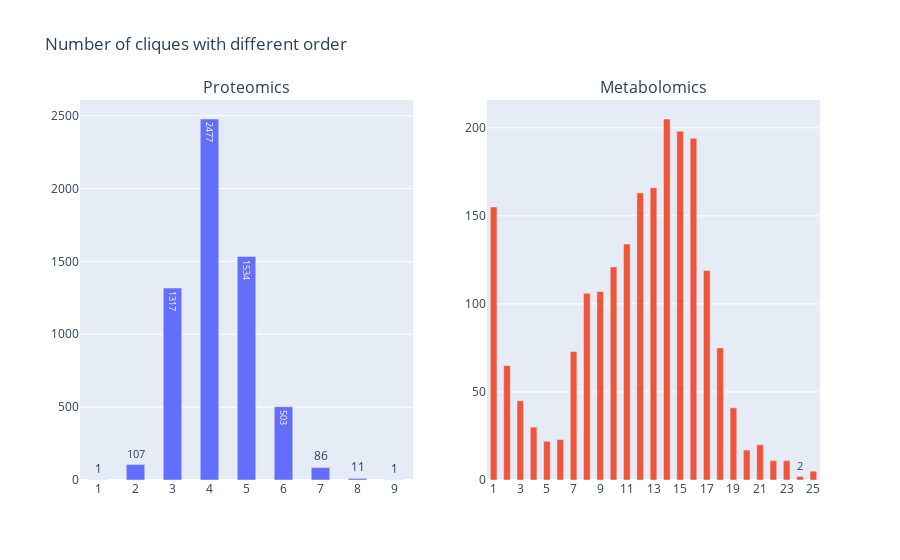

Notebook source saved alongside this figure:
### Code cell
#
# Number of cliques with diferent orders
#

fig = make_subplots(rows=1, cols=2, subplot_titles=['Proteomics', 'Metabolomics'])#go.Figure()

for n,G in enumerate([qqg, mmg]):
    plot = pd.Series([len(i) for i in nx.find_cliques(G)]).value_counts().sort_index()
    fig.add_trace(go.Bar(
        x = [str(i) for i in plot.index],
        y = plot.values,
        width=0.5,
        text=plot.values, textposition='auto', 
    ), row=1, col=n+1)

    fig.update_layout(bargap=1)
fig.update_layout(title=f'Number of cliques with different order', showlegend=False)
fig.show()

### Figure 1 — Plotly figure (JSON) as saved in the notebook; plotly's stock layout.template omitted (floating-point values rounded to 4 significant figures)
{"data": [{"text": [1, 107, 1317, 2477, 1534, 503, 86, 11, 1], "textposition": "auto", "type": "bar", "width": 0.5, "x": ["1", "2", "3", "4", "5", "6", "7", "8", "9"], "xaxis": "x", "y": [1, 107, 1317, 2477, 1534, 503, 86, 11, 1], "yaxis": "y"}, {"text": [155, 65, 45, 30, 22, 23, 73, 106, 107, 121, 134, 163, 166, 205, 198, 194, 119, 75, 41, 17, 20, 11, 11, 2, 5], "textposition": "auto", "type": "bar", "width": 0.5, "x": ["1", "2", "3", "4", "5", "6", "7", "8", "9", "10", "11", "12", "13", "14", "15", "16", "17", "18", "19", "20", "21", "22", "23", "24", "25"], "xaxis": "x2", "y": [155, 65, 45, 30, 22, 23, 73, 106, 107, 121, 134, 163, 166, 205, 198, 194, 119, 75, 41, 17, 20, 11, 11, 2, 5], "yaxis": "y2"}], "layout": {"annotations": [{"font": {"size": 16}, "showarrow": false, "text": "Proteomics", "x": 0.225, "xanchor": "center", "xref": "paper", "y": 1, "yanchor": "bottom", "yref": "paper"}, {"font": {"size": 16}, "showarrow": false, "text": "Metabolomics", "x": 0.775, "xanchor": "center", "xref": "paper", "y": 1, "yanchor": "bottom", "yref": "paper"}], "bargap": 1, "showlegend": false, "title": {"text": "Number of cliques with different order"}, "xaxis": {"anchor": "y", "domain": [0, 0.45]}, "xaxis2": {"anchor": "y2", "domain": [0.55, 1]}, "yaxis": {"anchor": "x", "domain": [0, 1]}, "yaxis2": {"anchor": "x2", "domain": [0, 1]}}}
